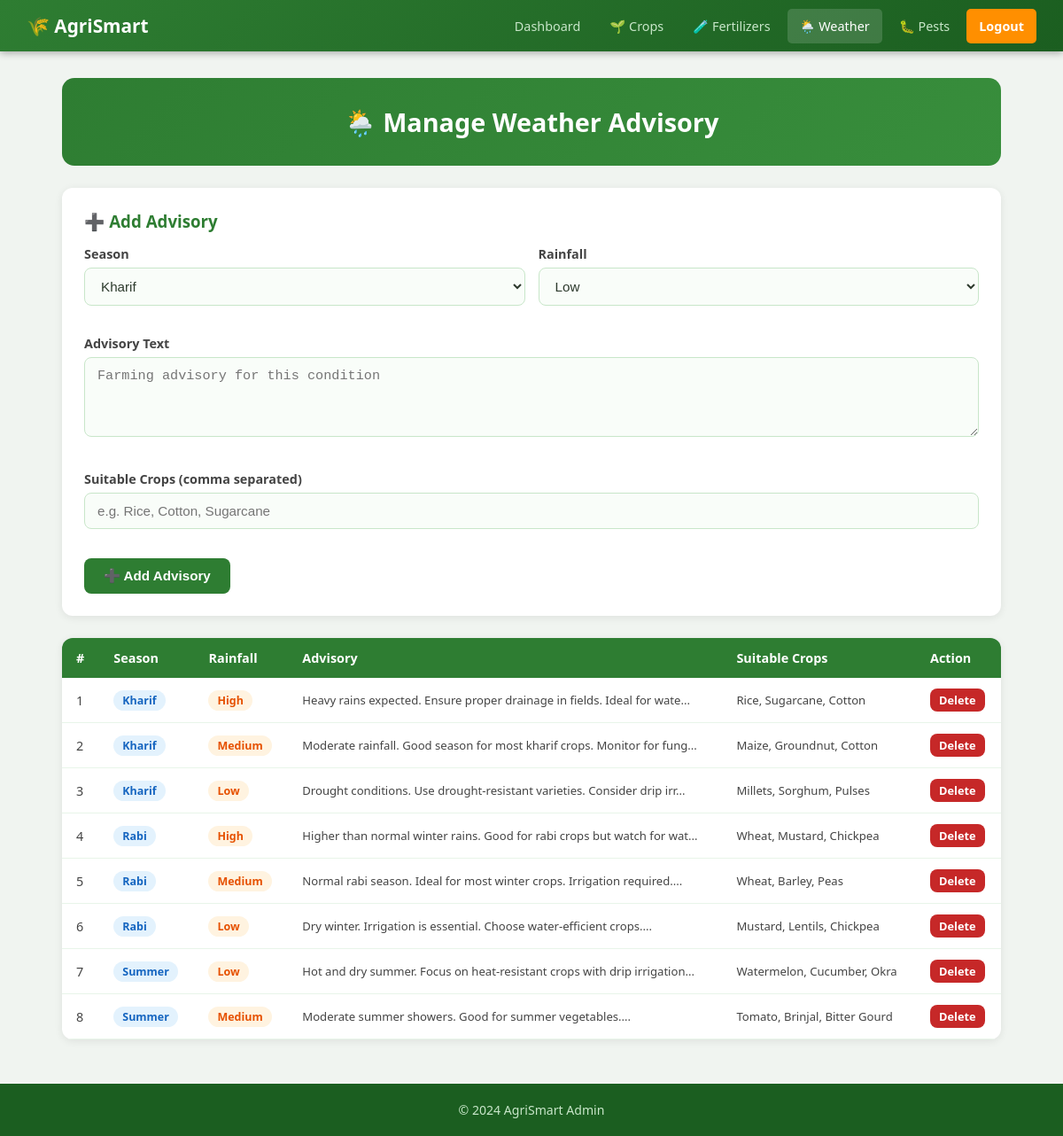
The page /admin/manage_weather.php (signed in) on the database its author committed.
### tables this page shows
CREATE TABLE weather_advisory (
    id INT AUTO_INCREMENT PRIMARY KEY,
    season VARCHAR(50) NOT NULL,
    rainfall ENUM('Low','Medium','High') NOT NULL,
    advisory TEXT NOT NULL,
    suitable_crops VARCHAR(255)
);

### db.php (called while the page is built, shortened)
<?php
function safeQuery($conn, $sql) {
    $result = mysqli_query($conn, $sql);
    return $result;
}
?>

### admin/manage_weather.php (the view, shortened to what this page needs)
<?php
include '../db.php';
?>
<!DOCTYPE html>
<html lang="en">
<head>
    <link rel="stylesheet" href="../style.css">
</head>
<body>
<nav>
    <a href="../index.php" class="brand">🌾 AgriSmart</a>
    <div class="nav-links">
        <a href="dashboard.php">Dashboard</a>
        <a href="manage_crops.php">🌱 Crops</a>
        <a href="manage_fertilizers.php">🧪 Fertilizers</a>
        <a href="manage_weather.php" class="active">🌦️ Weather</a>
        <a href="manage_pests.php">🐛 Pests</a>
        <a href="../logout.php" class="btn-nav">Logout</a>
    </div>
</nav>
<div class="container">
    <div class="page-header"><h1>🌦️ Manage Weather Advisory</h1></div>
    <div style="background:#fff;padding:25px;border-radius:12px;box-shadow:0 2px 10px rgba(0,0,0,0.08);margin-bottom:25px;">
        <h3 style="color:#2e7d32;margin-bottom:15px;">➕ Add Advisory</h3>
        <form method="post" style="display:grid;grid-template-columns:1fr 1fr;gap:15px;">
            <div class="form-group"><label>Season</label>
                <select name="season" required>
                    <option value="Kharif">Kharif</option>
                </select>
            </div>
            <div class="form-group"><label>Rainfall</label>
                <select name="rainfall" required>
                    <option value="Low">Low</option>
                </select>
            </div>
            <div class="form-group" style="grid-column:span 2;"><label>Advisory Text</label><textarea name="advisory" required placeholder="Farming advisory for this condition"></textarea></div>
            <div class="form-group" style="grid-column:span 2;"><label>Suitable Crops (comma separated)</label><input type="text" name="suitable_crops" placeholder="e.g. Rice, Cotton, Sugarcane"></div>
            <div><button type="submit" name="add" class="btn btn-green">➕ Add Advisory</button></div>
        </form>
    </div>
    <div class="table-wrap">
        <table>
            <thead><tr><th>#</th><th>Season</th><th>Rainfall</th><th>Advisory</th><th>Suitable Crops</th><th>Action</th></tr></thead>
            <tbody>
            <?php
            $res = safeQuery($conn, "SELECT * FROM weather_advisory ORDER BY season");
            $i = 1;
            while ($row = mysqli_fetch_assoc($res)):
            ?>
            <tr>
                <td><?= $i++ ?></td>
                <td><span class="badge badge-blue"><?= $row['season'] ?></span></td>
                <td><span class="badge badge-orange"><?= $row['rainfall'] ?></span></td>
                <td style="font-size:0.82rem;"><?= htmlspecialchars(substr($row['advisory'],0,70)) ?>...</td>
                <td style="font-size:0.82rem;"><?= htmlspecialchars($row['suitable_crops']) ?></td>
                <td><a href="manage_weather.php?delete=<?= $row['id'] ?>" class="btn btn-red" style="padding:4px 10px;font-size:0.8rem;" onclick="return confirm('Delete?')">Delete</a></td>
            </tr>
            <?php endwhile; ?>
            </tbody>
        </table>
    </div>
</div>
<footer><p>&copy; 2024 AgriSmart Admin</p></footer>
</body>
</html>

### style.css (style rules this page uses)
* { margin: 0; padding: 0; box-sizing: border-box; }
body { font-family: 'Segoe UI', Tahoma, Geneva, Verdana, sans-serif; background: #f0f4f0; color: #2d3a2d; }
nav { background: linear-gradient(135deg, #2e7d32, #1b5e20); padding: 0 30px; display: flex; align-items: center; justify-content: space-between; box-shadow: 0 2px 8px rgba(0,0,0,0.3); position: sticky; top: 0; z-index: 100; }
nav .brand { color: #fff; font-size: 1.3rem; font-weight: 700; text-decoration: none; padding: 15px 0; display: flex; align-items: center; gap: 8px; }
nav .nav-links { display: flex; gap: 5px; flex-wrap: wrap; }
nav a { color: #c8e6c9; text-decoration: none; padding: 10px 14px; border-radius: 5px; font-size: 0.9rem; transition: background 0.2s, color 0.2s; display: inline-block; }
nav a:hover, nav a.active { background: rgba(255,255,255,0.15); color: #fff; }
nav a.btn-nav { background: #ff8f00; color: #fff; font-weight: 600; }
.container { max-width: 1100px; margin: 30px auto; padding: 0 20px; }
.form-group { margin-bottom: 18px; }
.form-group label { display: block; font-weight: 600; font-size: 0.9rem; margin-bottom: 6px; color: #444; }
.form-group input, .form-group select, .form-group textarea { width: 100%; padding: 11px 14px; border: 1.5px solid #c8e6c9; border-radius: 8px; font-size: 0.95rem; transition: border-color 0.2s; background: #f9fdf9; color: #2d3a2d; }
.form-group textarea { height: 90px; resize: vertical; }
.btn { display: inline-block; padding: 11px 22px; border-radius: 8px; font-size: 0.95rem; font-weight: 600; cursor: pointer; text-decoration: none; border: none; transition: background 0.2s, transform 0.1s; }
.btn-green { background: #2e7d32; color: #fff; }
.btn-red { background: #c62828; color: #fff; }
.table-wrap { overflow-x: auto; background: #fff; border-radius: 12px; box-shadow: 0 2px 10px rgba(0,0,0,0.08); }
table { width: 100%; border-collapse: collapse; }
thead th { background: #2e7d32; color: #fff; padding: 13px 16px; text-align: left; font-size: 0.9rem; }
tbody tr { border-bottom: 1px solid #e8f5e9; }
tbody td { padding: 12px 16px; font-size: 0.9rem; color: #444; }
.badge { display: inline-block; padding: 3px 10px; border-radius: 20px; font-size: 0.78rem; font-weight: 600; }
.badge-orange { background: #fff3e0; color: #e65100; }
.badge-blue { background: #e3f2fd; color: #1565c0; }
.page-header { background: linear-gradient(135deg, #2e7d32, #388e3c); color: white; padding: 30px; border-radius: 14px; margin-bottom: 25px; text-align: center; }
.page-header h1 { font-size: 1.8rem; }
footer { background: #1b5e20; color: #c8e6c9; text-align: center; padding: 20px; margin-top: 50px; font-size: 0.88rem; }

### rows shown on the page
weather_advisory: season "Kharif", rainfall "High", advisory "Heavy rains expected. Ensure proper drainage in fields. Ideal for wate", suitable_crops "Rice, Sugarcane, Cotton"
weather_advisory: season "Kharif", rainfall "Medium", advisory "Moderate rainfall. Good season for most kharif crops. Monitor for fung", suitable_crops "Maize, Groundnut, Cotton"
weather_advisory: season "Kharif", rainfall "Low", advisory "Drought conditions. Use drought-resistant varieties. Consider drip irr", suitable_crops "Millets, Sorghum, Pulses"
weather_advisory: season "Rabi", rainfall "High", advisory "Higher than normal winter rains. Good for rabi crops but watch for wat", suitable_crops "Wheat, Mustard, Chickpea"
weather_advisory: season "Rabi", rainfall "Medium", advisory "Normal rabi season. Ideal for most winter crops. Irrigation required.", suitable_crops "Wheat, Barley, Peas"
weather_advisory: season "Rabi", rainfall "Low", advisory "Dry winter. Irrigation is essential. Choose water-efficient crops.", suitable_crops "Mustard, Lentils, Chickpea"
weather_advisory: season "Summer", rainfall "Low", advisory "Hot and dry summer. Focus on heat-resistant crops with drip irrigation", suitable_crops "Watermelon, Cucumber, Okra"
weather_advisory: season "Summer", rainfall "Medium", advisory "Moderate summer showers. Good for summer vegetables.", suitable_crops "Tomato, Brinjal, Bitter Gourd"
